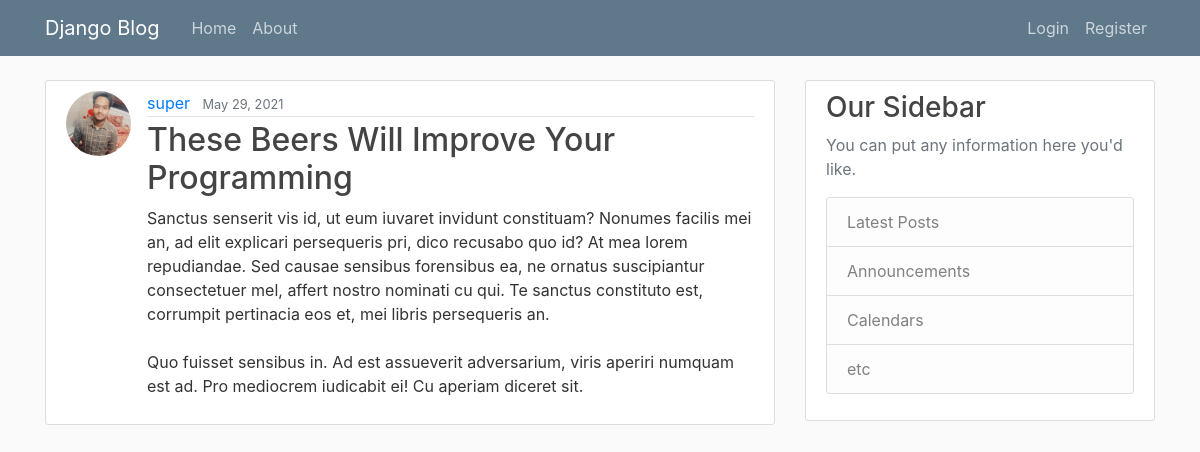
/post/47/, run on the app's committed database.
### blog/models.py (models this page shows, shortened)
class Post(models.Model):
    title = models.CharField(max_length=100)
    content = models.TextField()
    date_posted = models.DateTimeField(default=timezone.now)
    author = models.ForeignKey(User, on_delete=models.CASCADE)

### users/models.py (models this page shows, shortened)
class Profile(models.Model):
    user = models.OneToOneField(User, on_delete=models.CASCADE)
    image = models.ImageField(default='default.jpg', upload_to='profile_pic')

### blog/views.py (the view)
# urls.py: path('post/<int:pk>/', PostDetailView.as_view(), name='post-detail'),
class PostDetailView(DetailView):
    model = Post

### blog/templates/blog/post_detail.html (shortened to what this page needs)
{% extends "blog/base.html" %}
{% block content %}
  <article class="media content-section">
    <img class="rounded-circle article-img" src="{{ object.author.profile.image.url }}">
    <div class="media-body">
      <div class="article-metadata">
        <a class="mr-2" href="#">{{ object.author }}</a>
        <small class="text-muted">{{ object.date_posted|date:"F d, Y" }}</small>
      </div>
      <h2 class="article-title">{{ object.title }}</h2>
      <p class="article-content">{{ object.content }}</p>
    </div>
  </article>
{% endblock content %}

### blog/static/blog/main.css (style rules this page uses)
body { background: #fafafa; color: #333333; margin-top: 5rem; }
h1, h2, h3, h4, h5, h6 { color: #444444; }
.content-section { background: #ffffff; padding: 10px 20px; border: 1px solid #dddddd; border-radius: 3px; margin-bottom: 20px; }
.article-title { color: #444444; }
.article-content { white-space: pre-line; }
.article-img { height: 65px; width: 65px; margin-right: 16px; }
.article-metadata { padding-bottom: 1px; margin-bottom: 4px; border-bottom: 1px solid #e3e3e3 }

### data on the page
Post: author.profile.image (picture), author "super", date_posted "May 29, 2021", title "These Beers Will Improve Your Programming", content "Sanctus senserit vis id, ut eum iuvaret invidunt constituam? Nonumes facilis mei an, ad elit explicari persequeris pri, dico recusabo quo id? At mea lorem repudiandae. Sed causae sensibus forensibus ea, ne ornatus suscipiantur consectetuer mel, affert nostro nominati cu qui. Te sanctus constituto est, corrumpit pertinacia eos et, mei libris persequeris an. Quo fuisset sensibus in. Ad est assueverit adversarium, viris aperiri numquam est ad. Pro mediocrem iudicabit ei! Cu aperiam diceret sit."
